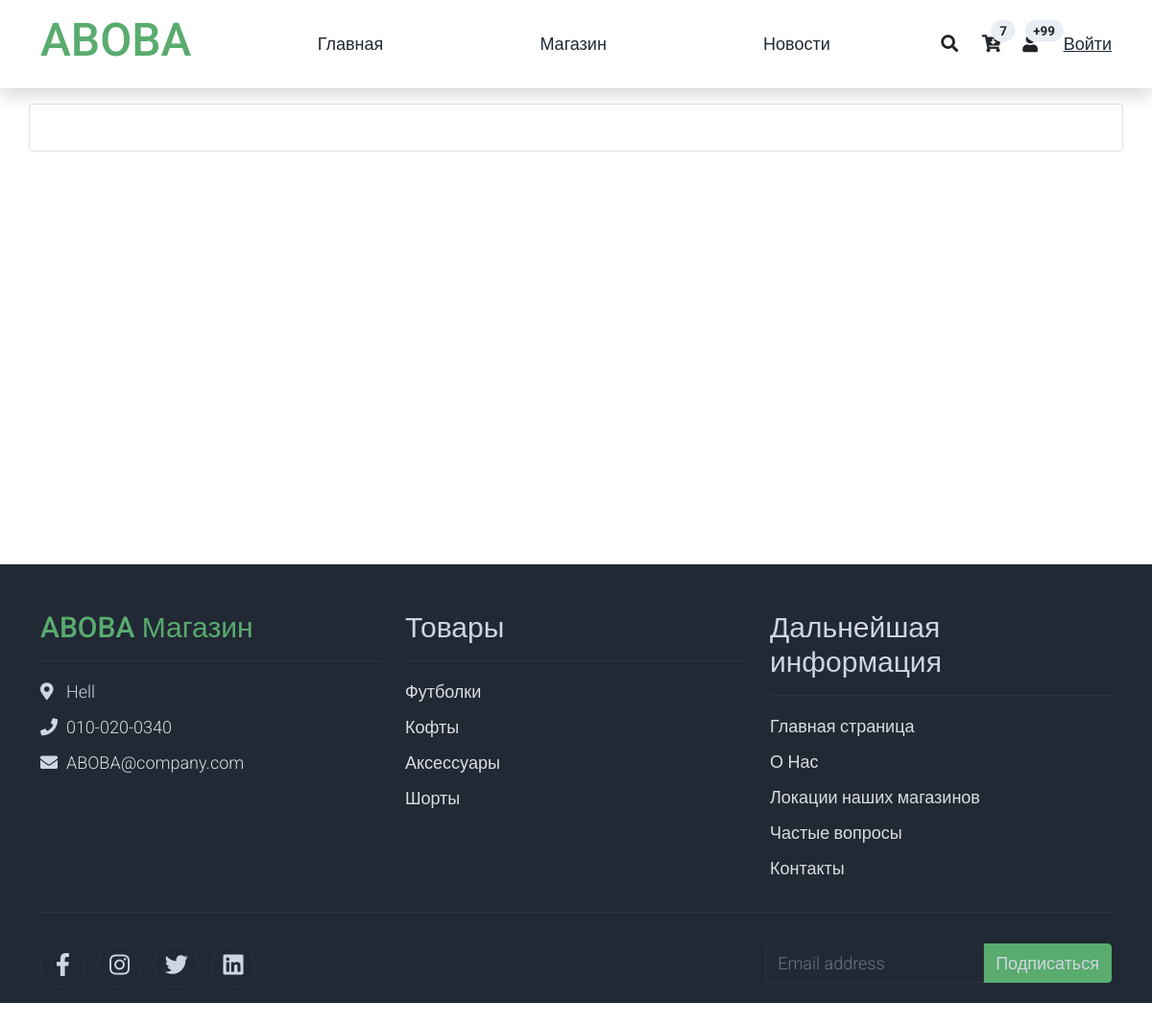
Page /news/6/ on the earlier database version.
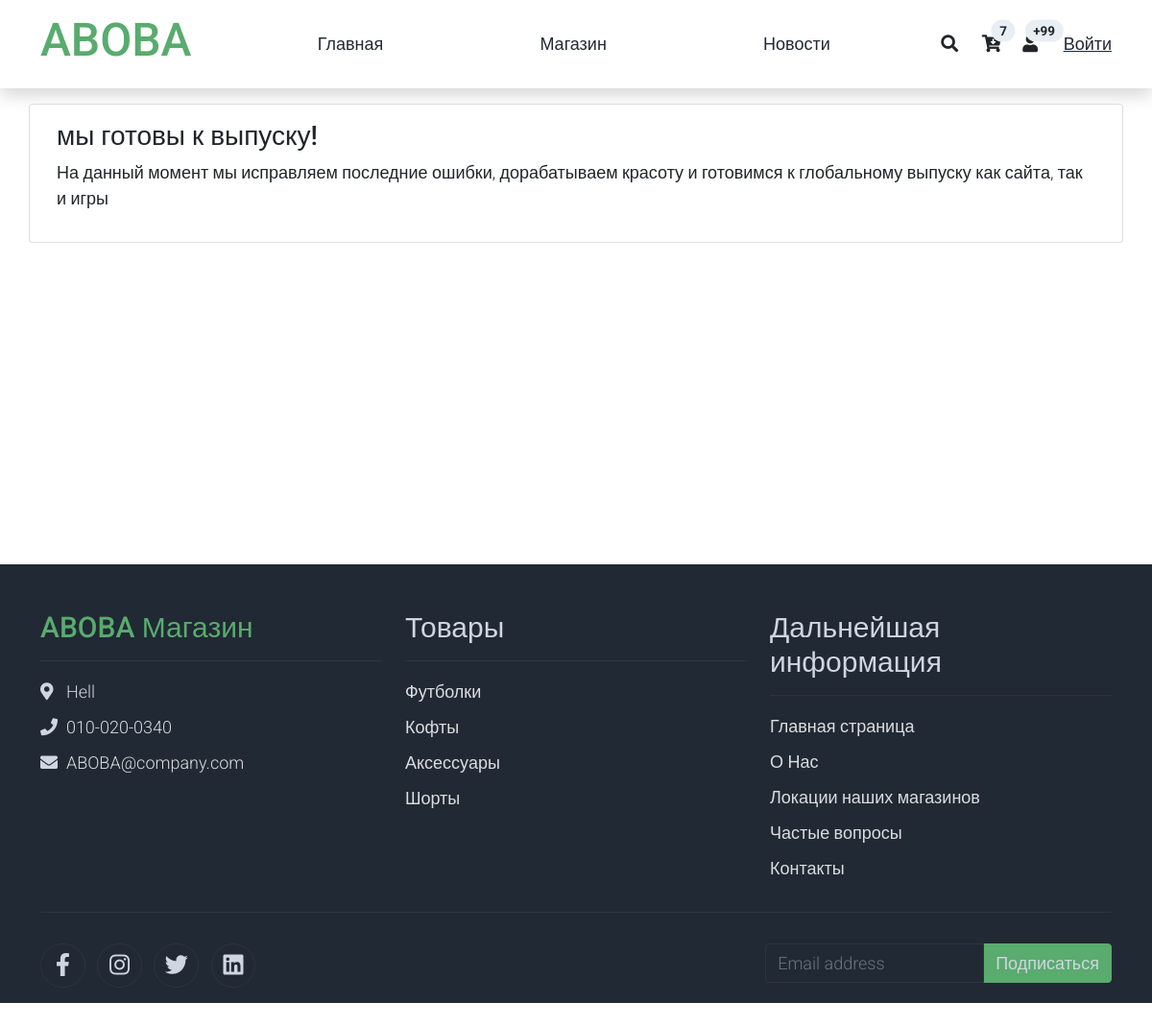
Same page on the later database version.
### site_app/models.py (models this page shows)
class News(models.Model):
    title = models.CharField(blank=False, max_length=100)
    short_description = models.TextField(blank=False, max_length=200)
    description = models.TextField(blank=False, max_length=2000)
    created_date = models.DateTimeField(auto_now_add=True)

### site_app/views.py (the view)
# urls.py: path('news/<int:id>/', views.news_single_page),
def news_single_page(request, id=0):
    context = {}
    news_list = News.objects.filter(id=id)
    if len(news_list) > 0:
        context["news"] = news_list[0]
    else:
        context["news"] = {}
    return render(request, "news-single.html", context)

### site_app/templates/news-single.html (shortened to what this page needs)
<!DOCTYPE html>
<html lang="en">
<head>
    <link rel="stylesheet" href="/static/css/bootstrap.min.css">
    <link rel="stylesheet" href="/static/css/aboba.css">
    <link rel="stylesheet" href="/static/css/fontawesome.min.css">
    <link rel="stylesheet" type="text/css" href="/static/css/slick.min.css">
    <link rel="stylesheet" type="text/css" href="/static/css/slick-theme.css">
</head>
<body>
    {% include 'nav-bar.html' %}
    <main style="height: 60vh">
        <div class="container mt-3 pb-5">
            <div class="row">
                <div class="card">
                    <div class="card-body">
                        <h3>{{news.title}}</h3>
                        <p>{{news.description}}</p>
                    </div>
                </div>
            </div>
        </div>
    </main>
    <footer>
      {% include 'FOOTER.html' %}
    </footer>
</body>
</html>

Differences in the rows shown:
added News: title "мы готовы к выпуску!", description "На данный момент мы исправляем последние ошибки, дорабатываем красоту и готовимся к глобальному выпуску как сайта, так и игры"
